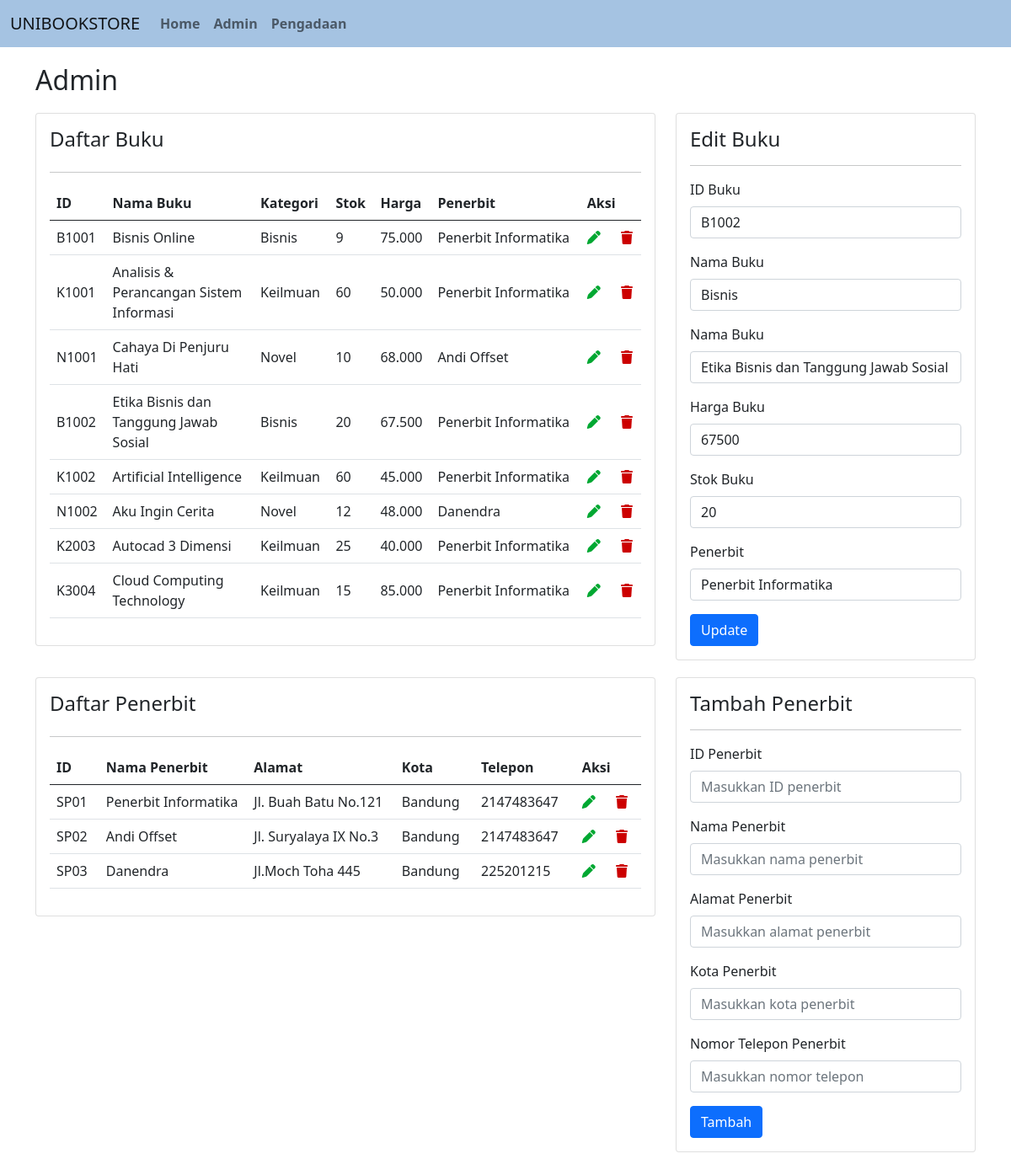
/admin.php?edit_data_buku=B1002, run on the app's committed database.
### tables this page shows
CREATE TABLE `buku` (
  `id` VARCHAR(255) NOT NULL,
  `kategori` VARCHAR(255) NOT NULL,
  `nama_buku` VARCHAR(500) NOT NULL,
  `harga` INT(11) NOT NULL,
  `stok` INT(11) NOT NULL,
  `penerbit` VARCHAR(255) DEFAULT NULL,
  PRIMARY KEY (`id`),
  KEY `penerbit` (`penerbit`),
  CONSTRAINT `fk_buku_penerbit` FOREIGN KEY (`penerbit`) REFERENCES `penerbit`(`id`) ON DELETE CASCADE ON UPDATE CASCADE
);

CREATE TABLE `penerbit` (
  `id` VARCHAR(255) NOT NULL,
  `nama_penerbit` VARCHAR(500) NOT NULL,
  `alamat` VARCHAR(500) NOT NULL,
  `kota` VARCHAR(255) NOT NULL,
  `telepon` INT(11) NOT NULL,
  PRIMARY KEY (`id`)
);

### admin.php (the view, shortened to what this page needs)
<?php
include "config/database.php";
$edit_buku = null;
$edit_penerbit = null;
$penerbit_array = [];
$stmt_penerbit = $db->query("SELECT * FROM penerbit ORDER BY nama_penerbit ASC");
while ($row = $stmt_penerbit->fetch_assoc()) {
    $penerbit_array[] = $row;
}
if (isset($_GET['edit_data_buku'])) {
    $id = $_GET['edit_data_buku'];
    $stmt = $db->prepare("SELECT * FROM buku WHERE id=?");
    $stmt->bind_param("s", $id);
    $stmt->execute();
    $result = $stmt->get_result();
    $edit_buku = $result->fetch_assoc();
}
$stmt_buku = $db->query("SELECT buku.*, penerbit.nama_penerbit FROM buku
                          LEFT JOIN penerbit ON buku.penerbit = penerbit.id
                          ORDER BY CAST(SUBSTR(buku.id, 2) AS UNSIGNED) ASC");
$stmt_penerbit = $db->query("SELECT * FROM penerbit ORDER BY CAST(SUBSTR(id, 2) AS UNSIGNED) ASC");
?>
<!DOCTYPE html>
<html lang="en">
<head>
    <link rel="stylesheet" href="https://cdnjs.cloudflare.com/ajax/libs/font-awesome/6.5.1/css/all.min.css">
    <link rel="stylesheet" href="asset/style.css">
</head>
<body>
    <section class="section-buku">
        <div class="container">
            <h2 class="admin">Admin</h2>
            <div class="row">
                <div class="col-md-8 mb-3">
                    <div class="card">
                        <div class="card-body">
                            <h4 class="card-title mb-4">Daftar Buku</h4>
                            <hr>
                            <table class="table align-middle">
                                <colgroup>
                                    <col class="w-10">
                                    <col class="w-25">
                                    <col class="w-20">
                                    <col class="w-10">
                                    <col class="w-10">
                                    <col class="w-15">
                                    <col class="w-10">
                                </colgroup>
                                <thead>
                                    <tr>
                                        <th>ID</th>
                                        <th>Nama Buku</th>
                                        <th>Kategori</th>
                                        <th>Stok</th>
                                        <th>Harga</th>
                                        <th>Penerbit</th>
                                        <th>Aksi</th>
                                    </tr>
                                </thead>
                                <tbody>
                                    <?php while ($row = $stmt_buku->fetch_assoc()): ?>
                                    <tr>
                                        <td><?php echo $row['id']; ?></td>
                                        <td><?php echo $row['nama_buku']; ?></td>
                                        <td><?php echo $row['kategori']; ?></td>
                                        <td><?php echo $row['stok']; ?></td>
                                        <td><?php echo number_format($row['harga'], 0, ',', '.'); ?></td>
                                        <td><?php echo $row['nama_penerbit']; ?></td>
                                        <td>
                                            <a href="admin.php?edit_data_buku=<?php echo $row['id']; ?>"><i class="fa-solid fa-pen" style="color: #00a832; margin-right: 20px;"></i></a>
                                            <a href="controller/delete_data.php?id=<?php echo $row['id']; ?>&table=buku" onclick="return confirm('Apakah kamu yakin ingin menghapus data ini? Data yang telah dihapus tidak dapat dikembalikan.');">
                                                <i class="fa-solid fa-trash" style="color: #cc0000;"></i>
                                            </a>
                                        </td>
                                    </tr>
                                    <?php endwhile; ?>
                                </tbody>
                            </table>
                        </div>
                    </div>
                </div>
                <div class="col-md-4">
                    <div class="card">
                        <div class="card-body">
                            <h4 class="card-title"><?php echo $edit_buku ? 'Edit Buku' : 'Tambah Buku'; ?></h4>
                            <hr>
                            <form action="controller/kelola_buku.php" method="POST">
                                <div class="mb-3">
                                    <label for="id" class="form-label">ID Buku</label>
                                    <input type="text" class="form-control" name="id" id="id" placeholder="Masukkan id buku" value="<?php echo isset($edit_buku['id']) ? htmlspecialchars($edit_buku['id']) : ''; ?>" required>
                                </div>
                                <div class="mb-3">
                                    <label for="kategori" class="form-label">Nama Buku</label>
                                    <input type="text" class="form-control" name="kategori" id="kategori" placeholder="Masukkan kategori buku" value="<?php echo isset($edit_buku['nama_buku']) ? htmlspecialchars($edit_buku['kategori']) : ''; ?>" required>
                                </div>
                                <div class="mb-3">
                                    <label for="nama_buku" class="form-label">Nama Buku</label>
                                    <input type="text" class="form-control" name="nama_buku" id="nama_buku" placeholder="Masukkan nama buku" value="<?php echo isset($edit_buku['nama_buku']) ? htmlspecialchars($edit_buku['nama_buku']) : ''; ?>" required>
                                </div>
                                <div class="mb-3">
                                    <label for="harga" class="form-label">Harga Buku</label>
                                    <input type="number" class="form-control" name="harga" id="harga" placeholder="Masukkan harga buku" value="<?php echo isset($edit_buku['harga']) ? htmlspecialchars($edit_buku['harga']) : ''; ?>" required min="0" step="1">
                                </div>
                                <div class="mb-3">
                                    <label for="stok" class="form-label">Stok Buku</label>
                                    <input type="number" class="form-control" name="stok" id="stok" placeholder="Masukkan stok buku" value="<?php echo isset($edit_buku['stok']) ? htmlspecialchars($edit_buku['stok']) : ''; ?>" required min="0" step="1">
                                </div>
                                <div class="mb-3">
                                    <label for="penerbit" class="form-label">Penerbit</label>
                                    <select class="form-control" name="penerbit" id="penerbit" required>
                                        <?php foreach ($penerbit_array as $penerbitItem): ?>
                                            <option value="<?php echo htmlspecialchars($penerbitItem['id']); ?>"
                                                <?php
                                                    if (isset($edit_buku['penerbit']) && $edit_buku['penerbit'] === $penerbitItem['id']) {
                                                        echo 'selected';
                                                    }
                                                ?>>
                                                <?php echo htmlspecialchars($penerbitItem['nama_penerbit']); ?>
                                            </option>
                                        <?php endforeach; ?>
                                    </select>
                                </div>
                                <button type="submit" class="btn btn-primary"><?php echo isset($edit_buku) ? 'Update' : 'Tambah'; ?></button>
                            </form>
                        </div>
                    </div>
                </div>
            </div>
        </div>
    </section>
    <section class="section-penerbit" style="margin-bottom: 40px;">
        <div class="container">
            <div class="row">
                <div class="col-md-8 mb-3">
                    <div class="card">
                        <div class="card-body">
                            <h4 class="card-title mb-4">Daftar Penerbit</h4>
                            <hr>
                            <table class="table align-middle">
                                <colgroup>
                                    <col class="w-10">
                                    <col class="w-25">
                                    <col class="w-25">
                                    <col class="w-10">
                                    <col class="w-10">
                                    <col class="w-10">
                                </colgroup>
                                <thead>
                                    <tr>
                                        <th>ID</th>
                                        <th>Nama Penerbit</th>
                                        <th>Alamat</th>
                                        <th>Kota</th>
                                        <th>Telepon</th>
                                        <th>Aksi</th>
                                    </tr>
                                </thead>
                                <tbody>
                                    <?php while ($row = $stmt_penerbit->fetch_assoc()): ?>
                                    <tr>
                                        <td><?php echo $row['id']; ?></td>
                                        <td><?php echo $row['nama_penerbit']; ?></td>
                                        <td><?php echo $row['alamat']; ?></td>
                                        <td><?php echo $row['kota']; ?></td>
                                        <td><?php echo $row['telepon']; ?></td>
                                        <td>
                                            <a href="admin.php?edit_data_penerbit=<?php echo $row['id']; ?>#form-penerbit"><i class="fa-solid fa-pen" style="color: #00a832; margin-right: 20px;"></i></a>
                                            <a href="controller/delete_data.php?id=<?php echo $row['id']; ?>&table=penerbit#form-penerbit" onclick="return confirm('Apakah kamu yakin ingin menghapus data ini? Data yang telah dihapus tidak dapat dikembalikan.');">
                                                <i class="fa-solid fa-trash" style="color: #cc0000;"></i>
                                            </a>
                                        </td>
                                    </tr>
                                    <?php endwhile; ?>
                                </tbody>
                            </table>
                        </div>
                    </div>
                </div>
                <div class="col-md-4">
                    <div class="card">
                        <div class="card-body">
                            <h4 class="card-title"><?php echo $edit_penerbit ? 'Edit Penerbit' : 'Tambah Penerbit'; ?></h4>
                            <hr>
                            <form id="form-penerbit" action="controller/kelola_penerbit.php" method="POST">
                            <div class="mb-3">
                                    <label for="id" class="form-label">ID Penerbit</label>
                                    <input type="text" class="form-control" name="id" id="id" placeholder="Masukkan ID penerbit"
                                        value="<?php echo isset($edit_penerbit['id']) ? htmlspecialchars($edit_penerbit['id']) : ''; ?>"
                                        required <?php echo isset($edit_penerbit['id']) ? 'readonly' : ''; ?>>
                                </div>
                                <div class="mb-3">
                                    <label for="nama_penerbit" class="form-label">Nama Penerbit</label>
                                    <input type="text" class="form-control" name="nama_penerbit" id="nama_penerbit" placeholder="Masukkan nama penerbit" value="<?php echo isset($edit_penerbit['nama_penerbit']) ? htmlspecialchars($edit_penerbit['nama_penerbit']) : ''; ?>" required>
                                </div>
                                <div class="mb-3">
                                    <label for="alamat" class="form-label">Alamat Penerbit</label>
                                    <input type="text" class="form-control" name="alamat" id="alamat" placeholder="Masukkan alamat penerbit" value="<?php echo isset($edit_penerbit['alamat']) ? htmlspecialchars($edit_penerbit['alamat']) : ''; ?>" required>
                                </div>
                                <div class="mb-3">
                                    <label for="kota" class="form-label">Kota Penerbit</label>
                                    <input type="text" class="form-control" name="kota" id="kota" placeholder="Masukkan kota penerbit" value="<?php echo isset($edit_penerbit['kota']) ? htmlspecialchars($edit_penerbit['kota']) : ''; ?>" required>
                                </div>
                                <div class="mb-3">
                                    <label for="telepon" class="form-label">Nomor Telepon Penerbit</label>
                                    <input type="number" class="form-control" name="telepon" id="telepon" placeholder="Masukkan nomor telepon" value="<?php echo isset($edit_penerbit['telepon']) ? htmlspecialchars($edit_penerbit['telepon']) : ''; ?>" required min="0" step="1">
                                </div>
                                <button type="submit" class="btn btn-primary"><?php echo isset($edit_penerbit) ? 'Update' : 'Tambah'; ?></button>
                            </form>
                        </div>
                    </div>
                </div>
            </div>
        </div>
    </section>
</body>
</html>

### asset/style.css (style rules this page uses)
.container { margin-top: 20px; }
.admin, .home, .pengadaan { margin-bottom: 20px; }
.custom-navbar { background-color: #a5c3e2; }
.nav-item .nav-link { font-weight: 600; }

### data on the page
buku: id "B1001", nama_buku "Bisnis Online", kategori "Bisnis", stok "9", harga "75.000", penerbit.nama_penerbit "Penerbit Informatika"
buku: id "K1001", nama_buku "Analisis & Perancangan Sistem Informasi", kategori "Keilmuan", stok "60", harga "50.000", penerbit.nama_penerbit "Penerbit Informatika"
buku: id "N1001", nama_buku "Cahaya Di Penjuru Hati", kategori "Novel", stok "10", harga "68.000", penerbit.nama_penerbit "Andi Offset"
buku: id "B1002", nama_buku "Etika Bisnis dan Tanggung Jawab Sosial", kategori "Bisnis", stok "20", harga "67.500", penerbit.nama_penerbit "Penerbit Informatika", harga "67500", penerbit "Penerbit Informatika"
buku: id "K1002", nama_buku "Artificial Intelligence", kategori "Keilmuan", stok "60", harga "45.000", penerbit.nama_penerbit "Penerbit Informatika"
buku: id "N1002", nama_buku "Aku Ingin Cerita", kategori "Novel", stok "12", harga "48.000", penerbit.nama_penerbit "Danendra"
buku: id "K2003", nama_buku "Autocad 3 Dimensi", kategori "Keilmuan", stok "25", harga "40.000", penerbit.nama_penerbit "Penerbit Informatika"
buku: id "K3004", nama_buku "Cloud Computing Technology", kategori "Keilmuan", stok "15", harga "85.000", penerbit.nama_penerbit "Penerbit Informatika"
penerbit: id "SP01", nama_penerbit "Penerbit Informatika", alamat "Jl. Buah Batu No.121", kota "Bandung", telepon "2147483647"
penerbit: id "SP02", nama_penerbit "Andi Offset", alamat "Jl. Suryalaya IX No.3", kota "Bandung", telepon "2147483647"
penerbit: id "SP03", nama_penerbit "Danendra", alamat "Jl.Moch Toha 445", kota "Bandung", telepon "225201215"
